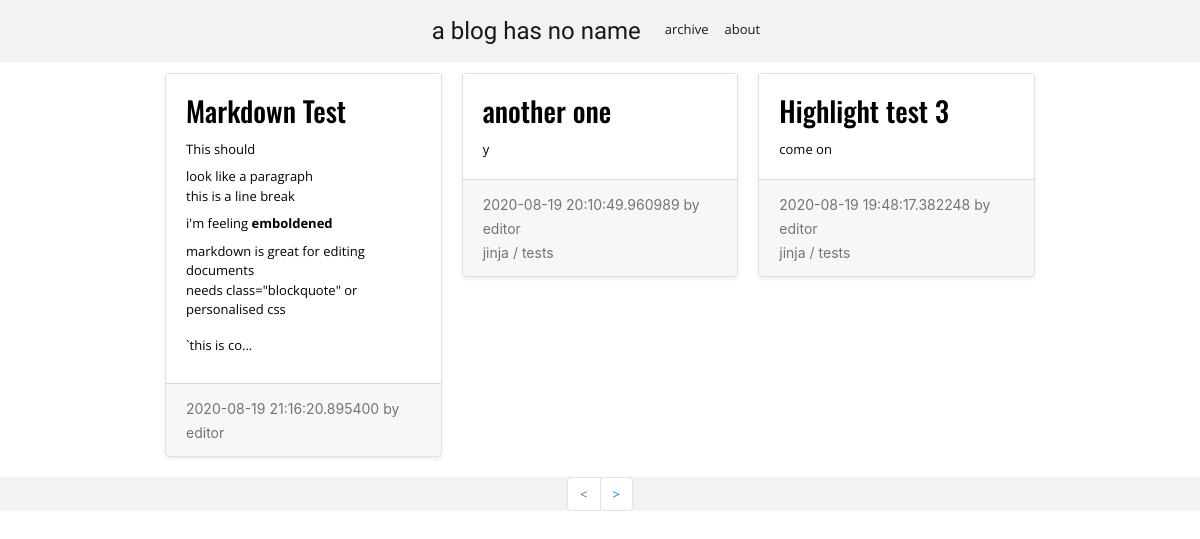
The page /index on the database as committed earlier.
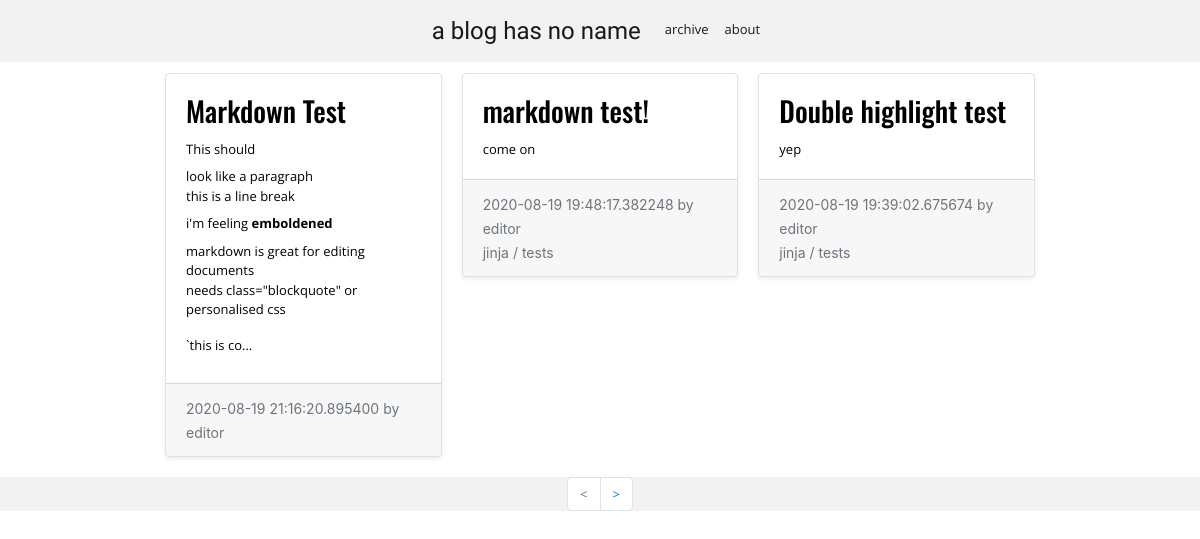
The same page on the database as committed later.
### app/models.py (models this page shows, shortened)
class Post(db.Model):
    id = db.Column(db.Integer, primary_key=True)
    title = db.Column(db.String(250))
    body = db.Column(db.Text)
    timestamp = db.Column(db.DateTime, index=True, default=datetime.utcnow)
    author = db.Column(db.String(64))
    tags = db.relationship('Tag', secondary=tags, lazy='subquery',
        backref=db.backref('posts', lazy=True))
    published = db.Column(db.Boolean)
    slug = db.Column(db.String(300), unique=True, index=True)

class Tag(db.Model):
    id = db.Column(db.Integer, primary_key=True)
    tag = db.Column(db.String(64), index=True, unique=True)

### app/routes.py (the view)
@app.route('/')
@app.route('/index')
def index():
    page = request.args.get('page', 1, type=int)
    posts = Post.query.filter_by(published=1).order_by(Post.timestamp.desc()).paginate(
        page, app.config['POSTS_PER_PAGE'], False)
    for item in posts.items:
        if item.body and len(item.body) > app.config['BLURB_LENGTH']:
            item.body = item.body[:app.config['BLURB_LENGTH']] + '...'
            item.body = Markup(markdown.markdown(item.body))
    next_url = url_for('index', page=posts.next_num) \
        if posts.has_next else None
    prev_url = url_for('index', page=posts.prev_num) \
        if posts.has_prev else None
    return render_template('index.html', title='Home', posts=posts.items, next_url=next_url, prev_url=prev_url)

### app/templates/index.html
{% extends "base.html" %}
{% block app_content %}
<div class="row">
    <div class="col-sm-12 order-sm-first py-2">
        <div class="card-columns">
        {% for post in posts %}
            {% include '_post.html' %}
        {% endfor %}
        </div>
    </div>
</div>
{% endblock %}

### app/templates/base.html (shortened to what this page needs)
{% extends "bootstrap.html" %}
{% block navbar %}
    <nav class="navbar fixed-top navbar-expand navbar-light">
        <div class="mx-auto d-flex d-block flex-nowrap">
            <a class="navbar-brand pagetitle" href="{{ url_for('index') }}">a blog has no name</a>
            <div id="navbarNavDropdown">
                <ul class="navbar-nav opensans pt-1">
                    <li class="nav-item active">
                        <a class="nav-link" href="">archive</a>
                    </li>
                    <li class="nav-item active">
                        <a class="nav-link" href="">about</a>
                    </li>
                </ul>
            </div>
        </div>
    </nav>
{% endblock %}
{% block content %}
    <div class="container-fluid maxWidth">
        {% block app_content %}{% endblock %}
    </div>
    {% if posts %}
    <nav aria-label="Post navigation">
        <ul class="pagination justify-content-center">
            <li class="page-item{% if not prev_url %} disabled{% endif %}">
                <a class="page-link" href="{{ prev_url or '#' }}">
                    <
                </a>
            </li>
            <li class="page-item">
                <a class="page-link" href="{{ next_url or '#' }}">
                    >
                </a>
            </li>
        </ul>
    </nav>
    {% endif %}
{% endblock %}

### app/templates/bootstrap.html (shortened to what this page needs)
<!doctype html>
<html lang="en">
    <head>
        {{ bootstrap.load_css() }}
        <link href="{{ url_for('static', filename='styles.css') }}" rel="stylesheet">
    </head>
    <body>
        <div class="container-fluid maxWidth px-0">
        {% block navbar %}{% endblock %}
        </div>
        {% block content %}{% endblock %}
    </body>
</html>

### app/templates/_post.html (shortened to what this page needs)
<div class="card border shadow-sm">
    <div class="card-body">
            <h3 class="card-title">
            {% if posts %}
            <a class="linkhide" href="{{ url_for('post', slug=post.slug) }}">{{ post.title }}
            </a>
            {% else %}
            {{ post.title }}
            {% endif %}
            </h3>
            <p class="card-text">
            {% if posts %}
            <a class="linkhide" href="{{ url_for('post', slug=post.slug) }}">
            {{ post.body }}
            </a>
            {% else %}
            {{ post.body }}
            {% endif %}
            </p>
    </div>
    <div class="card-footer">
        <small class="text-muted">{{ post.timestamp }} by {{ post.author }}</small>
        <br>
        <small class="text-muted">
        {% for tag in post.tags %}
            {% if post.tags|length > 1 and (tag != post.tags|last) %}
                {{ tag.tag + " /" }}
            {% else %}
                {{ tag.tag }}
            {% endif %}
        {% endfor %}
        </small>
    </div>
</div>

### app/static/styles.css (style rules this page uses)
body { padding-top:65px; }
.pagetitle { font-family: Nova Cut; font-size: 18pt; }
p { margin-bottom: 8px; }
.opensans, li, p { font-family: Open Sans; font-size: small; }
a { word-wrap: break-word; }
.oswald, h3, h1, h5 { font-family: Oswald; }
.maxWidth { max-width: 900px; }
nav { background-color: #f2f2f2; }
.linkhide:link { color: #000000; text-decoration: none; }
.card-columns { column-count: 1; }
@media (min-width: 576px) { .card-columns { column-count: 2; } }
@media (min-width: 768px) { .card-columns { column-count: 3; } }

Rows that differ between the two databases and show on the page:
removed Post: title "another one", body "y", timestamp "2020-08-19 20:10:49.960989", author "editor", Tag (tag "jinja /"), Tag (tag "tests")
changed Post "come on": title "Highlight test 3" → "markdown test!"
now on this page (row unchanged): Post: title "Double highlight test", body "yep", timestamp "2020-08-19 19:39:02.675674", author "editor", Tag (tag "jinja /"), Tag (tag "tests")
